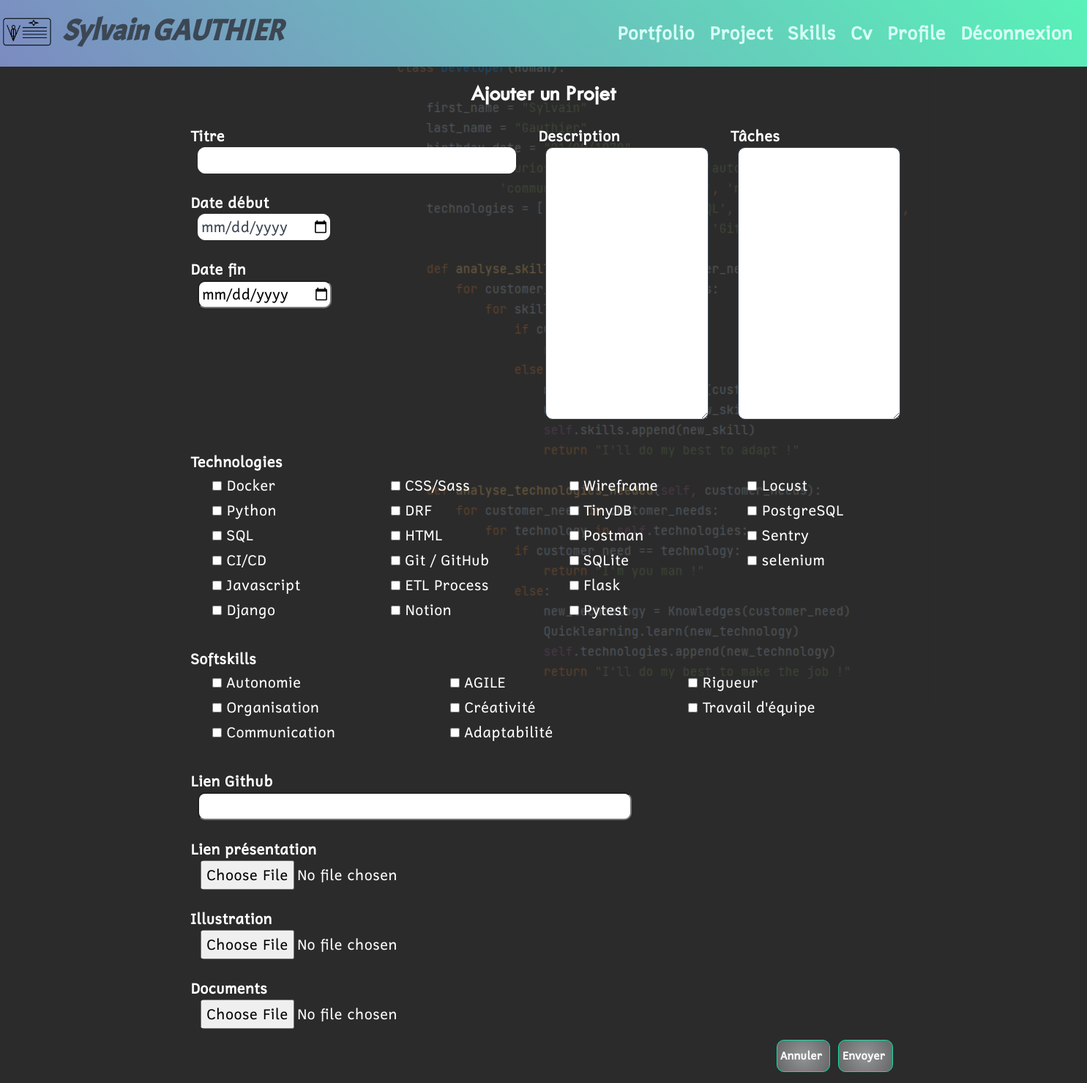
The page /project/create/ (signed in) on the database its author committed.
### users/models/customuser.py (models this page shows, shortened)
class CustomUser(AbstractUser):
    first_name = models.CharField(
        max_length=25,
        verbose_name='First name',
        blank=True
    )
    last_name = models.CharField(
        max_length=25,
        verbose_name='Last name'
    )
    email = models.EmailField(
        max_length=100,
        verbose_name='Email',
        unique=True
    )
    phone_number_regex = RegexValidator(
        regex='(0|\\+33|0033)[1-9][0-9]{8}'
    )
    phone = models.CharField(
        max_length=20,
        verbose_name='Phone',
        blank=True,
        validators=[phone_number_regex]
    )
    mobile = models.CharField(
        max_length=20,
        verbose_name='Mobile',
        blank=True,
        validators=[phone_number_regex]
    )
    birth_date = models.DateField(
        blank=True,
        null=True
    )
    number = models.PositiveIntegerField(
        validators=[MaxValueValidator(9999)],
        blank=True,
        null=True,
        verbose_name='Street number'
    )
    street = models.CharField(
        max_length=100,
        blank=True,
        null=True,
        verbose_name='Street name'
    )
    city = models.CharField(
        max_length=64,
        blank=True,
        null=True,
        verbose_name='City'
    )
    state = models.CharField(
        max_length=2,
        validators=[MinLengthValidator(2)],
        blank=True,
        null=True,
        verbose_name='State'
    )
    zip_code = models.PositiveIntegerField(
        validators=[MaxValueValidator(99999)],
        blank=True,
        null=True,
        verbose_name='Zip code'
    )
    country = CountryField(
        blank_label="(select country)",
        blank=True,
        null=True,
        verbose_name='Country'
    )
    linkedin_url = models.URLField(
        max_length=200,
        blank=True,
        null=True
    )
    git_url = models.URLField(
        max_length=200,
        blank=True,
        null=True
    )
    profile_photo = models.ImageField(
        verbose_name='photo de profile',
        default='default_profile.png'
    )
    guest_access_code = models.CharField(
        max_length=20,
        blank=True,
        null=True,
        verbose_name='Guest Access Code'
    )
    guest_access_code_set_at = models.DateTimeField(
        blank=True,
        null=True,
        verbose_name='Guest Access Code Set At'
    )
    IMAGE_MAX_SIZE = (215, 215)

### skill/models/technology.py (models this page shows, shortened)
class Technology(models.Model):
    title = models.CharField(
        verbose_name='technology',
        max_length=40,
        blank=False,
        null=False
    )
    level = models.PositiveIntegerField(validators=[MinValueValidator(0),
                                                    MaxValueValidator(5)],
                                        default=0,
                                        verbose_name='Level')
    user = models.ForeignKey(settings.AUTH_USER_MODEL,
                             null=True,
                             on_delete=models.CASCADE)
    image = models.ImageField(null=True,
                              blank=True,
                              verbose_name='Image')
    def __str__(self):
        return self.title
    class Meta:
        verbose_name_plural = 'Technologies'
    IMAGE_MAX_SIZE = (215, 310)

### skill/models/softskill.py (models this page shows)
class SoftSkill(models.Model):
    title = models.CharField(
        verbose_name='Soft Skill',
        max_length=40,
        blank=False,
        null=False
    )
    level = models.PositiveIntegerField(validators=[MinValueValidator(0),
                                                    MaxValueValidator(5)],
                                        default=0,
                                        verbose_name='Level')
    summary = models.TextField(
        max_length=600,
        null=True,
        blank=True
    )
    user = models.ForeignKey(settings.AUTH_USER_MODEL,
                             null=True,
                             on_delete=models.CASCADE)
    def __str__(self):
        return self.title

### project/views/project_views.py (the view, shortened to what this page needs)
# urls.py: path('create/', project_views.create_project, name='create_project'),
@login_required
def create_project(request):
    technologies_divider = int(Technology.objects.filter(user=request.user).count() / 4) + 1
    softskills_divider = int(SoftSkill.objects.filter(user=request.user).count() / 4) + 1
    project_form = projectform.ProjectForm(request.user)
    return render(request,
                  'project/create_project.html',
                  context={
                      'project_form': project_form,
                      'softskills_divider': softskills_divider,
                      'technologies_divider': technologies_divider
                  }
                  )

### project/templates/project/create_project.html (shortened to what this page needs)
{% extends 'index.html' %}
{% block content %}
    <h2 class="text-center mb-4">Ajouter un Projet</h2>
    <div class="row">
        <form class="form__field" method="post" enctype="multipart/form-data">
            <div class="row">
                <div class="col-sm">
                    <label class="ms-3" for="{{ project_form.title.id }}">Titre</label>
                    <div class="ms-4 mb-3 p-2">
                        {{ project_form.title}}
                    </div>
                    <label class="ms-3" for="{{ project_form.date_started.id }}">Date début</label>
                    <div class="ms-4 mb-3 p-2">
                        {{ project_form.date_started}}
                    </div>
                    <label class="ms-3" for="{{ project_form.date_end.id }}">Date fin</label>
                    <div class="ms-4 mb-3 p-2">
                        {{ project_form.date_end}}
                    </div>
                </div>
                <div class="col-sm">
                    <label class="ms-3" for="{{ project_form.description.id }}">Description</label>
                    <div class="ms-4 mb-3 p-2">
                        {{ project_form.description}}
                    </div>
                </div>
                <div class="col-sm">
                    <label class="ms-3" for="{{ project_form.tasks.id }}">Tâches</label>
                    <div class="ms-4 mb-3 p-2">
                        {{ project_form.tasks}}
                    </div>
                </div>
            </div>
            <label class="ms-3" for="{{ project_form.technologies.id }}">Technologies</label>
            <div class="skills-list ms-4 mb-3 p-2">
                <div class="row">
                    {% for technology in project_form.technologies %}
                        {% if forloop.counter0|divisibleby:technologies_divider %}
                            <div class="col-sm">
                                <ul>
                        {% endif %}
                                    <li>{{ technology.tag}} {{ technology.choice_label }}</li>
                        {% if forloop.counter|divisibleby:technologies_divider or forloop.last %}
                                </ul>
                            </div>
                        {% endif %}
                    {% endfor %}
                </div>
            </div>
            <label class="ms-3" for="{{ project_form.softskills.id }}">Softskills</label>
            <div class="skills-list ms-4 mb-3 p-2">
                <div class="row">
                {% for softskill in project_form.softskills %}
                    {% if forloop.counter0|divisibleby:softskills_divider %}
                        <div class="col-sm">
                            <ul>
                    {% endif %}
                                <li>{{ softskill.tag}} {{ softskill.choice_label }}</li>
                    {% if forloop.counter|divisibleby:softskills_divider or forloop.last %}
                            </ul>
                        </div>
                    {% endif %}
                {% endfor %}
                </div>
            </div>
            <label class="ms-3" for="{{ project_form.link_git.id }}">Lien Github</label>
            <div class="ms-4 mb-3 p-2">
                {{ project_form.link_git}}
            </div>
            <label class="ms-3" for="{{ project_form.presentation_file.id }}">Lien présentation</label>
            <div class="ms-4 mb-3 p-2">
                {{ project_form.presentation_file}}
            </div>
            <label class="ms-3" for="{{ project_form.image.id }}">Illustration</label>
            <div class="ms-4 mb-3 p-2">
                {{ project_form.image}}
            </div>
            <label class="ms-3" for="{{ project_form.documents.id }}">Documents</label>
            <div class="ms-4 mb-3 p-2">
                {{ project_form.documents}}
            </div>
            {% include 'project/partials/validation_buttons_snippet.html' with word='Envoyer' %}
        </form>
    </div>
{% endblock content %}

### templates/index.html (shortened to what this page needs)
<!DOCTYPE html>
{% load static %}
<html lang="fr">
<head>
    <link rel="stylesheet" href="{% static 'css/bootstrap.css' %}">
    <link rel="stylesheet" href="{% static 'css/style.css' %}">
    <link rel="stylesheet" type="text/css" href="{% static 'css/cv_printing.css' %}" media="print">
</head>
<body>
    {% if not access_code %}
    <header class="fixed-content">
        <nav class="navbar navbar-expand-sm">
            <a class="navbar-brand" href="{% url 'index' %}">
                <img src="{% static 'img/VcardOnline_logo.png' %}">
            </a>
        {% if user.is_authenticated %}
                <h1 class="header__logo">
                    {{ user.first_name }} {{ user.last_name }}
                </h1>
        {% else %}
                <h1 class="header__logo">
                    VP Card Online
                </h1>
        {% endif %}
            <div class="collapse navbar-collapse" id="navbarSupportedContent">
                <ul class="navbar-nav ms-auto mx-4">
                {% if user.is_authenticated %}
                    <li class="nav-item nav__link"> <a class="nav-link" href="{% url 'portfolio:portfolio_home' %}">Portfolio</a> </li>
                    <li class="nav-item nav__link"> <a class="nav-link" href="{% url 'project:project_home' %}">Project</a> </li>
                    <li class="nav-item nav__link"> <a class="nav-link" href="{% url 'skill:skill_home' %}">Skills</a> </li>
                    <li class="nav-item nav__link"> <a class="nav-link" href="{% url 'cv:cv_home' %}">Cv</a> </li>
                    <li class="nav-item nav__link"> <a class="nav-link" href="{% url 'users:profile_home' %}">Profile</a> </li>
                    <li class="nav-item nav__link"> <a class="nav-link" href="{% url 'users:logout' %}">Déconnexion</a> </li>
                {% else %}
                    <li class="nav-item nav__link"> <a class="nav-link" href="{% url 'access_code' %}">enter ID</a> </li>
                    <li class="nav-item nav__link"> <a class="nav-link" href="{% url 'users:login' %}">login</a> </li>
                    <li class="nav-item nav__link"> <a class="nav-link" href="{% url 'users:signup' %}">signup</a> </li>
                {% endif %}
                </ul>
            </div>
        </nav>
    </header>
    {% endif %}
    <div class="background-image kenburns-bottom-left"></div>
    <div class="mainscreen row">
        {% if user.is_authenticated or access_code %}
            <div class="display col-sm-8">
        {% else %}
            <div class="display col-12">
        {% endif %}
        {% block content %}{% endblock content %}
        </div>
    </div>
</body>
</html>

### static/css/style.css (style rules this page uses)
.kenburns-bottom-left { -webkit-animation: kenburns-bottom-left 5s ease-out both; animation: kenburns-bottom-left 5s ease-out both; }
*, *::after, *::before { margin: 0; padding: 0; box-sizing: inherit; }
html { font-size: 62.5%; max-width: 100%; overflow-x: hidden; }
body { max-width: 100%; overflow-x: hidden; box-sizing: border-box; background: #2b2b2b; }
h1 { font-family: "acmeregular", sans-serif; font-weight: 900; font-size: 5rem; font-style: italic; }
h2 { font-family: "fontscorecomttwcenmt", sans-serif; font-weight: 900; font-size: 3rem; margin-bottom: 2rem; }
textarea { font-family: "Roboto", sans-serif; font-weight: 100; font-size: 2rem; }
.fixed-content { top: 0; position: fixed; }
.background-image { position: absolute; background-image: url("../img/background_sga.png"); background-size: auto auto; background-position: center; background-repeat: no-repeat; width: 100%; height: 80%; opacity: 0.3; z-index: -1; }
body { font-family: "cadmanregular", sans-serif; color: black; font-size: 2rem; font-weight: 300; line-height: 1.7; }
header { width: 100%; height: auto; z-index: 3; }
header img { width: 75px; height: 75px; }
.header__logo { font-size: 4rem; color: #3c4754; }
.navbar { background: rgb(124, 139, 193); background: linear-gradient(45deg, rgb(124, 139, 193) 0%, rgb(89, 242, 184) 100%); }
.nav-item { display: inline; font-size: 2.5rem; margin-left: 1rem; }
.nav-item a { text-decoration: none; color: #D6FFF5; font-weight: 900; }
.form__field label { color: colour-btn-background-hover; display: block; font-size: 2rem; font-weight: bold; line-height: 2rem; padding-top: 1.5rem; }
.form__field input, .form__field select { border-radius: 10px; padding-left: 4px; }
.form__field input:invalid, .form__field select:invalid { border: 0.1rem solid #fff; background-color: #fff; color: #3c4754; }
.form__field textarea { width: 100%; color: #000000; font-weight: bold; background: #fff; border: 0.1rem solid #3c4754; border-radius: 10px; outline: none; padding: 1.5rem; margin-bottom: 0.75rem; }
.skills-list ul { list-style: none; }
.mainscreen { color: #fff; margin-top: 110px; }
.display { margin: auto; }

### static/css/cv_printing.css (style rules this page uses)
@media all { header, header__logo, header img, nav, button, .quote, footer { display: none; } }
@media all { html { font-size: 40%; } }
@media all { body { box-sizing: border-box; background: none; } }
@media all { h1 { font-family: "acmeregular", sans-serif; font-weight: 900; font-size: 16pt; font-style: italic; } }
@media all { h2 { font-family: "fontscorecomttwcenmt", sans-serif; font-weight: 900; font-size: 14pt; margin-bottom: 5pt; } }

### rows shown on the page
CustomUser: first_name "Sylvain", last_name "GAUTHIER"
Technology: choice_label "Docker"
Technology: choice_label "Python"
Technology: choice_label "SQL"
Technology: choice_label "CI/CD"
Technology: choice_label "Javascript"
Technology: choice_label "Django"
Technology: choice_label "CSS/Sass"
Technology: choice_label "DRF"
Technology: choice_label "HTML"
Technology: choice_label "Git / GitHub"
Technology: choice_label "ETL Process"
Technology: choice_label "Notion"
Technology: choice_label "Wireframe"
Technology: choice_label "TinyDB"
Technology: choice_label "Postman"
Technology: choice_label "SQLite"
Technology: choice_label "Flask"
Technology: choice_label "Pytest"
Technology: choice_label "Locust"
Technology: choice_label "PostgreSQL"
Technology: choice_label "Sentry"
Technology: choice_label "selenium"
SoftSkill: choice_label "Autonomie"
SoftSkill: choice_label "Organisation"
SoftSkill: choice_label "Communication"
SoftSkill: choice_label "AGILE"
SoftSkill: choice_label "Créativité"
SoftSkill: choice_label "Adaptabilité"
SoftSkill: choice_label "Rigueur"
SoftSkill: choice_label "Travail d'équipe"
